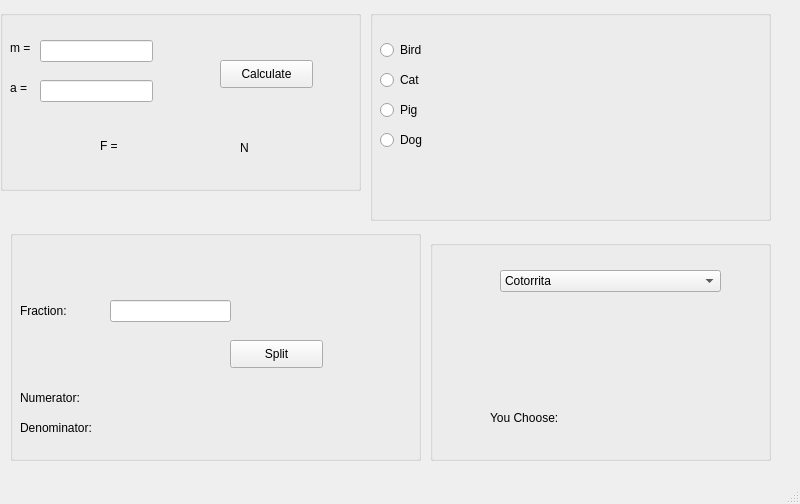
<?xml version="1.0" encoding="UTF-8"?>
<ui version="4.0">
 <class>MainWindow</class>
 <widget class="QMainWindow" name="MainWindow">
  <property name="geometry">
   <rect>
    <x>0</x>
    <y>0</y>
    <width>800</width>
    <height>504</height>
   </rect>
  </property>
  <property name="windowTitle">
   <string>MainWindow</string>
  </property>
  <widget class="QWidget" name="centralwidget">
   <widget class="QLabel" name="numerator">
    <property name="geometry">
     <rect>
      <x>90</x>
      <y>400</y>
      <width>141</width>
      <height>16</height>
     </rect>
    </property>
    <property name="text">
     <string/>
    </property>
   </widget>
   <widget class="QLabel" name="Denominator">
    <property name="geometry">
     <rect>
      <x>100</x>
      <y>430</y>
      <width>141</width>
      <height>16</height>
     </rect>
    </property>
    <property name="text">
     <string/>
    </property>
   </widget>
   <widget class="QGroupBox" name="groupBox">
    <property name="geometry">
     <rect>
      <x>0</x>
      <y>10</y>
      <width>361</width>
      <height>181</height>
     </rect>
    </property>
    <property name="title">
     <string/>
    </property>
    <widget class="QLabel" name="label">
     <property name="geometry">
      <rect>
       <x>10</x>
       <y>30</y>
       <width>55</width>
       <height>16</height>
      </rect>
     </property>
     <property name="text">
      <string>m =</string>
     </property>
    </widget>
    <widget class="QLineEdit" name="lineEdit">
     <property name="geometry">
      <rect>
       <x>40</x>
       <y>30</y>
       <width>113</width>
       <height>22</height>
      </rect>
     </property>
    </widget>
    <widget class="QLabel" name="label_2">
     <property name="geometry">
      <rect>
       <x>10</x>
       <y>70</y>
       <width>55</width>
       <height>16</height>
      </rect>
     </property>
     <property name="text">
      <string>a =</string>
     </property>
    </widget>
    <widget class="QLineEdit" name="lineEdit_2">
     <property name="geometry">
      <rect>
       <x>40</x>
       <y>70</y>
       <width>113</width>
       <height>22</height>
      </rect>
     </property>
    </widget>
    <widget class="QPushButton" name="calculate">
     <property name="geometry">
      <rect>
       <x>220</x>
       <y>50</y>
       <width>93</width>
       <height>28</height>
      </rect>
     </property>
     <property name="text">
      <string>Calculate</string>
     </property>
    </widget>
    <widget class="QLabel" name="Force">
     <property name="geometry">
      <rect>
       <x>100</x>
       <y>120</y>
       <width>131</width>
       <height>31</height>
      </rect>
     </property>
     <property name="text">
      <string>F = </string>
     </property>
    </widget>
    <widget class="QLabel" name="label_4">
     <property name="geometry">
      <rect>
       <x>240</x>
       <y>130</y>
       <width>55</width>
       <height>16</height>
      </rect>
     </property>
     <property name="text">
      <string>N</string>
     </property>
    </widget>
   </widget>
   <widget class="QGroupBox" name="groupBox_2">
    <property name="geometry">
     <rect>
      <x>430</x>
      <y>240</y>
      <width>341</width>
      <height>221</height>
     </rect>
    </property>
    <property name="title">
     <string/>
    </property>
    <widget class="QComboBox" name="comboBox">
     <property name="geometry">
      <rect>
       <x>70</x>
       <y>30</y>
       <width>221</width>
       <height>22</height>
      </rect>
     </property>
     <item>
      <property name="text">
       <string>Cotorrita</string>
      </property>
     </item>
     <item>
      <property name="text">
       <string>Gatito</string>
      </property>
     </item>
     <item>
      <property name="text">
       <string>Perrito</string>
      </property>
     </item>
     <item>
      <property name="text">
       <string>Cerdito</string>
      </property>
     </item>
     <item>
      <property name="text">
       <string>Conejito</string>
      </property>
     </item>
    </widget>
    <widget class="QLabel" name="YouChoose">
     <property name="geometry">
      <rect>
       <x>60</x>
       <y>170</y>
       <width>211</width>
       <height>16</height>
      </rect>
     </property>
     <property name="text">
      <string>You Choose:</string>
     </property>
    </widget>
   </widget>
   <widget class="QGroupBox" name="groupBox_3">
    <property name="geometry">
     <rect>
      <x>370</x>
      <y>10</y>
      <width>401</width>
      <height>211</height>
     </rect>
    </property>
    <property name="title">
     <string/>
    </property>
    <widget class="QRadioButton" name="bird">
     <property name="geometry">
      <rect>
       <x>10</x>
       <y>30</y>
       <width>95</width>
       <height>20</height>
      </rect>
     </property>
     <property name="text">
      <string>Bird</string>
     </property>
    </widget>
    <widget class="QRadioButton" name="cat">
     <property name="geometry">
      <rect>
       <x>10</x>
       <y>60</y>
       <width>95</width>
       <height>20</height>
      </rect>
     </property>
     <property name="text">
      <string>Cat</string>
     </property>
    </widget>
    <widget class="QRadioButton" name="pig">
     <property name="geometry">
      <rect>
       <x>10</x>
       <y>90</y>
       <width>95</width>
       <height>20</height>
      </rect>
     </property>
     <property name="text">
      <string>Pig</string>
     </property>
    </widget>
    <widget class="QRadioButton" name="dog">
     <property name="geometry">
      <rect>
       <x>10</x>
       <y>120</y>
       <width>95</width>
       <height>20</height>
      </rect>
     </property>
     <property name="text">
      <string>Dog</string>
     </property>
    </widget>
    <widget class="QLabel" name="imageChanged">
     <property name="geometry">
      <rect>
       <x>130</x>
       <y>0</y>
       <width>251</width>
       <height>201</height>
      </rect>
     </property>
     <property name="styleSheet">
      <string notr="true"/>
     </property>
     <property name="text">
      <string/>
     </property>
     <property name="pixmap">
      <pixmap>../../../../../AppData/Local/Temp/cat_VVvLBQ</pixmap>
     </property>
     <property name="alignment">
      <set>Qt::AlignCenter</set>
     </property>
    </widget>
   </widget>
   <widget class="QGroupBox" name="groupBox_4">
    <property name="geometry">
     <rect>
      <x>10</x>
      <y>230</y>
      <width>411</width>
      <height>231</height>
     </rect>
    </property>
    <property name="title">
     <string/>
    </property>
    <widget class="QLineEdit" name="lineEdit_3">
     <property name="geometry">
      <rect>
       <x>100</x>
       <y>70</y>
       <width>121</width>
       <height>22</height>
      </rect>
     </property>
    </widget>
    <widget class="QLabel" name="label_6">
     <property name="geometry">
      <rect>
       <x>10</x>
       <y>70</y>
       <width>81</width>
       <height>21</height>
      </rect>
     </property>
     <property name="text">
      <string>Fraction:</string>
     </property>
    </widget>
    <widget class="QLabel" name="label_8">
     <property name="geometry">
      <rect>
       <x>10</x>
       <y>190</y>
       <width>81</width>
       <height>16</height>
      </rect>
     </property>
     <property name="text">
      <string>Denominator: </string>
     </property>
    </widget>
    <widget class="QLabel" name="label_7">
     <property name="geometry">
      <rect>
       <x>10</x>
       <y>160</y>
       <width>91</width>
       <height>16</height>
      </rect>
     </property>
     <property name="text">
      <string>Numerator:</string>
     </property>
    </widget>
    <widget class="QPushButton" name="Split">
     <property name="geometry">
      <rect>
       <x>220</x>
       <y>110</y>
       <width>93</width>
       <height>28</height>
      </rect>
     </property>
     <property name="text">
      <string>Split</string>
     </property>
    </widget>
   </widget>
  </widget>
  <widget class="QMenuBar" name="menubar">
   <property name="geometry">
    <rect>
     <x>0</x>
     <y>0</y>
     <width>800</width>
     <height>26</height>
    </rect>
   </property>
  </widget>
  <widget class="QStatusBar" name="statusbar"/>
 </widget>
 <resources/>
 <connections/>
</ui>
